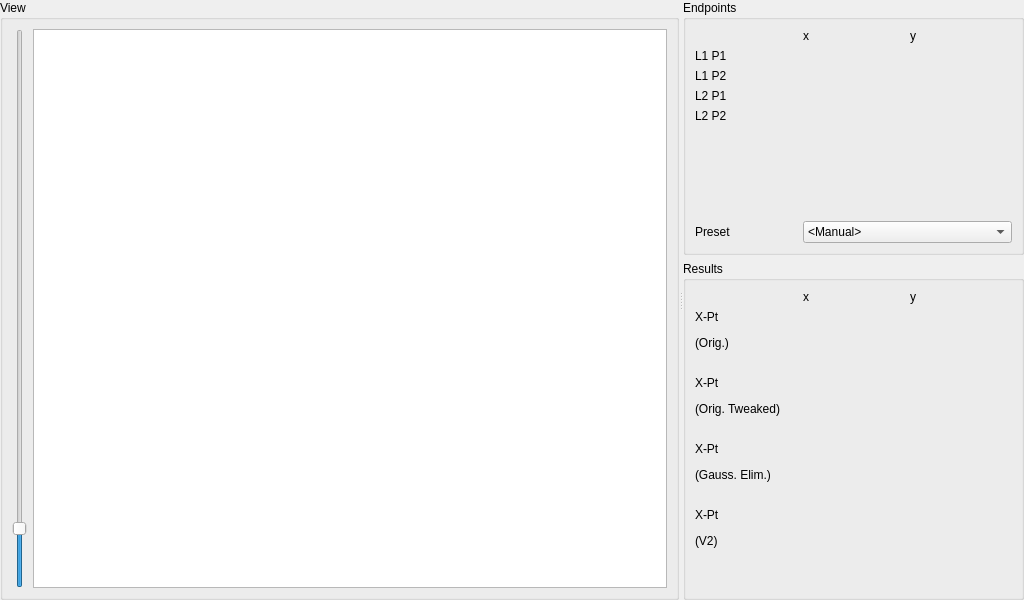
<?xml version="1.0" encoding="UTF-8"?>
<ui version="4.0">
 <class>Widget</class>
 <widget class="QSplitter" name="Widget">
  <property name="geometry">
   <rect>
    <x>0</x>
    <y>0</y>
    <width>1024</width>
    <height>600</height>
   </rect>
  </property>
  <property name="windowTitle">
   <string>Widget</string>
  </property>
  <property name="orientation">
   <enum>Qt::Horizontal</enum>
  </property>
  <property name="childrenCollapsible">
   <bool>false</bool>
  </property>
  <widget class="QGroupBox" name="groupBox_3">
   <property name="title">
    <string>View</string>
   </property>
   <layout class="QHBoxLayout" name="horizontalLayout_4" stretch="0,1">
    <item>
     <widget class="QSlider" name="slider_zoom">
      <property name="minimum">
       <number>-2</number>
      </property>
      <property name="maximum">
       <number>40</number>
      </property>
      <property name="value">
       <number>2</number>
      </property>
      <property name="sliderPosition">
       <number>2</number>
      </property>
      <property name="orientation">
       <enum>Qt::Vertical</enum>
      </property>
     </widget>
    </item>
    <item>
     <widget class="QGraphicsView" name="graphicsView">
      <property name="dragMode">
       <enum>QGraphicsView::ScrollHandDrag</enum>
      </property>
      <property name="resizeAnchor">
       <enum>QGraphicsView::AnchorViewCenter</enum>
      </property>
     </widget>
    </item>
   </layout>
  </widget>
  <widget class="QWidget" name="verticalLayoutWidget">
   <layout class="QVBoxLayout" name="verticalLayout">
    <item>
     <widget class="QGroupBox" name="groupBox">
      <property name="title">
       <string>Endpoints</string>
      </property>
      <layout class="QGridLayout" name="gridLayout">
       <item row="1" column="0">
        <widget class="QLabel" name="label_3">
         <property name="text">
          <string>L1 P1</string>
         </property>
        </widget>
       </item>
       <item row="4" column="1">
        <widget class="FlexibleDoubleSpinBox" name="dsb_l2x2" native="true">
         <property name="decimals" stdset="0">
          <number>20</number>
         </property>
         <property name="minimum" stdset="0">
          <double>-10000.000000000000000</double>
         </property>
         <property name="maximum" stdset="0">
          <double>10000.000000000000000</double>
         </property>
        </widget>
       </item>
       <item row="3" column="0">
        <widget class="QLabel" name="label_5">
         <property name="text">
          <string>L2 P1</string>
         </property>
        </widget>
       </item>
       <item row="3" column="1">
        <widget class="FlexibleDoubleSpinBox" name="dsb_l2x1" native="true">
         <property name="decimals" stdset="0">
          <number>20</number>
         </property>
         <property name="minimum" stdset="0">
          <double>-10000.000000000000000</double>
         </property>
         <property name="maximum" stdset="0">
          <double>10000.000000000000000</double>
         </property>
        </widget>
       </item>
       <item row="2" column="0">
        <widget class="QLabel" name="label_4">
         <property name="text">
          <string>L1 P2</string>
         </property>
        </widget>
       </item>
       <item row="0" column="2">
        <widget class="QLabel" name="label_2">
         <property name="text">
          <string>y</string>
         </property>
        </widget>
       </item>
       <item row="4" column="0">
        <widget class="QLabel" name="label_6">
         <property name="text">
          <string>L2 P2</string>
         </property>
        </widget>
       </item>
       <item row="2" column="1">
        <widget class="FlexibleDoubleSpinBox" name="dsb_l1x2" native="true">
         <property name="decimals" stdset="0">
          <number>20</number>
         </property>
         <property name="minimum" stdset="0">
          <double>-10000.000000000000000</double>
         </property>
         <property name="maximum" stdset="0">
          <double>10000.000000000000000</double>
         </property>
        </widget>
       </item>
       <item row="1" column="1">
        <widget class="FlexibleDoubleSpinBox" name="dsb_l1x1" native="true">
         <property name="decimals" stdset="0">
          <number>20</number>
         </property>
         <property name="minimum" stdset="0">
          <double>-10000.000000000000000</double>
         </property>
         <property name="maximum" stdset="0">
          <double>10000.000000000000000</double>
         </property>
        </widget>
       </item>
       <item row="1" column="2">
        <widget class="FlexibleDoubleSpinBox" name="dsb_l1y1" native="true">
         <property name="decimals" stdset="0">
          <number>20</number>
         </property>
         <property name="minimum" stdset="0">
          <double>-10000.000000000000000</double>
         </property>
         <property name="maximum" stdset="0">
          <double>10000.000000000000000</double>
         </property>
        </widget>
       </item>
       <item row="2" column="2">
        <widget class="FlexibleDoubleSpinBox" name="dsb_l1y2" native="true">
         <property name="decimals" stdset="0">
          <number>20</number>
         </property>
         <property name="minimum" stdset="0">
          <double>-10000.000000000000000</double>
         </property>
         <property name="maximum" stdset="0">
          <double>10000.000000000000000</double>
         </property>
        </widget>
       </item>
       <item row="4" column="2">
        <widget class="FlexibleDoubleSpinBox" name="dsb_l2y2" native="true">
         <property name="decimals" stdset="0">
          <number>20</number>
         </property>
         <property name="minimum" stdset="0">
          <double>-10000.000000000000000</double>
         </property>
         <property name="maximum" stdset="0">
          <double>10000.000000000000000</double>
         </property>
        </widget>
       </item>
       <item row="0" column="1">
        <widget class="QLabel" name="label">
         <property name="text">
          <string>x</string>
         </property>
        </widget>
       </item>
       <item row="5" column="0">
        <spacer name="verticalSpacer">
         <property name="orientation">
          <enum>Qt::Vertical</enum>
         </property>
         <property name="sizeHint" stdset="0">
          <size>
           <width>20</width>
           <height>40</height>
          </size>
         </property>
        </spacer>
       </item>
       <item row="3" column="2">
        <widget class="FlexibleDoubleSpinBox" name="dsb_l2y1" native="true">
         <property name="decimals" stdset="0">
          <number>20</number>
         </property>
         <property name="minimum" stdset="0">
          <double>-10000.000000000000000</double>
         </property>
         <property name="maximum" stdset="0">
          <double>10000.000000000000000</double>
         </property>
        </widget>
       </item>
       <item row="6" column="0">
        <widget class="QLabel" name="label_13">
         <property name="text">
          <string>Preset</string>
         </property>
        </widget>
       </item>
       <item row="6" column="1" colspan="2">
        <widget class="QComboBox" name="cb_presets">
         <item>
          <property name="text">
           <string>&lt;Manual&gt;</string>
          </property>
         </item>
        </widget>
       </item>
      </layout>
     </widget>
    </item>
    <item>
     <widget class="QGroupBox" name="groupBox_2">
      <property name="title">
       <string>Results</string>
      </property>
      <layout class="QGridLayout" name="gridLayout_2">
       <item row="0" column="2">
        <widget class="QLabel" name="label_8">
         <property name="text">
          <string>y</string>
         </property>
        </widget>
       </item>
       <item row="3" column="0">
        <spacer name="verticalSpacer_2">
         <property name="orientation">
          <enum>Qt::Vertical</enum>
         </property>
         <property name="sizeType">
          <enum>QSizePolicy::Fixed</enum>
         </property>
         <property name="sizeHint" stdset="0">
          <size>
           <width>20</width>
           <height>20</height>
          </size>
         </property>
        </spacer>
       </item>
       <item row="0" column="1">
        <widget class="QLabel" name="label_9">
         <property name="text">
          <string>x</string>
         </property>
        </widget>
       </item>
       <item row="12" column="0">
        <spacer name="verticalSpacer_4">
         <property name="orientation">
          <enum>Qt::Vertical</enum>
         </property>
         <property name="sizeHint" stdset="0">
          <size>
           <width>20</width>
           <height>40</height>
          </size>
         </property>
        </spacer>
       </item>
       <item row="6" column="0">
        <spacer name="verticalSpacer_3">
         <property name="orientation">
          <enum>Qt::Vertical</enum>
         </property>
         <property name="sizeType">
          <enum>QSizePolicy::Fixed</enum>
         </property>
         <property name="sizeHint" stdset="0">
          <size>
           <width>20</width>
           <height>20</height>
          </size>
         </property>
        </spacer>
       </item>
       <item row="9" column="0">
        <spacer name="verticalSpacer_5">
         <property name="orientation">
          <enum>Qt::Vertical</enum>
         </property>
         <property name="sizeType">
          <enum>QSizePolicy::Fixed</enum>
         </property>
         <property name="sizeHint" stdset="0">
          <size>
           <width>20</width>
           <height>20</height>
          </size>
         </property>
        </spacer>
       </item>
       <item row="10" column="0">
        <widget class="QLabel" name="label_12">
         <property name="text">
          <string>&lt;html&gt;&lt;head/&gt;&lt;body&gt;&lt;p&gt;X-Pt&lt;/p&gt;&lt;p&gt;(V2)&lt;/p&gt;&lt;/body&gt;&lt;/html&gt;</string>
         </property>
        </widget>
       </item>
       <item row="10" column="1" colspan="2">
        <widget class="ResultWidget" name="result_flsiV2" native="true"/>
       </item>
       <item row="1" column="1" colspan="2">
        <widget class="ResultWidget" name="result_flsiOrig" native="true"/>
       </item>
       <item row="1" column="0">
        <widget class="QLabel" name="label_7">
         <property name="text">
          <string>&lt;html&gt;&lt;head/&gt;&lt;body&gt;&lt;p&gt;X-Pt&lt;/p&gt;&lt;p&gt;(Orig.)&lt;/p&gt;&lt;/body&gt;&lt;/html&gt;</string>
         </property>
        </widget>
       </item>
       <item row="4" column="1" colspan="2">
        <widget class="ResultWidget" name="result_flsiTweaked" native="true"/>
       </item>
       <item row="4" column="0">
        <widget class="QLabel" name="label_10">
         <property name="text">
          <string>&lt;html&gt;&lt;head/&gt;&lt;body&gt;&lt;p&gt;X-Pt&lt;/p&gt;&lt;p&gt;(Orig. Tweaked)&lt;/p&gt;&lt;/body&gt;&lt;/html&gt;</string>
         </property>
        </widget>
       </item>
       <item row="7" column="1" colspan="2">
        <widget class="ResultWidget" name="result_gaussElim" native="true"/>
       </item>
       <item row="7" column="0">
        <widget class="QLabel" name="label_11">
         <property name="text">
          <string>&lt;html&gt;&lt;head/&gt;&lt;body&gt;&lt;p&gt;X-Pt&lt;/p&gt;&lt;p&gt;(Gauss. Elim.)&lt;/p&gt;&lt;/body&gt;&lt;/html&gt;</string>
         </property>
        </widget>
       </item>
      </layout>
     </widget>
    </item>
   </layout>
  </widget>
 </widget>
 <customwidgets>
  <customwidget>
   <class>FlexibleDoubleSpinBox</class>
   <extends>QWidget</extends>
   <header>gui/flexibledoublespinbox.h</header>
  </customwidget>
  <customwidget>
   <class>ResultWidget</class>
   <extends>QWidget</extends>
   <header>gui/widget.h</header>
   <container>1</container>
  </customwidget>
 </customwidgets>
 <resources/>
 <connections/>
</ui>
